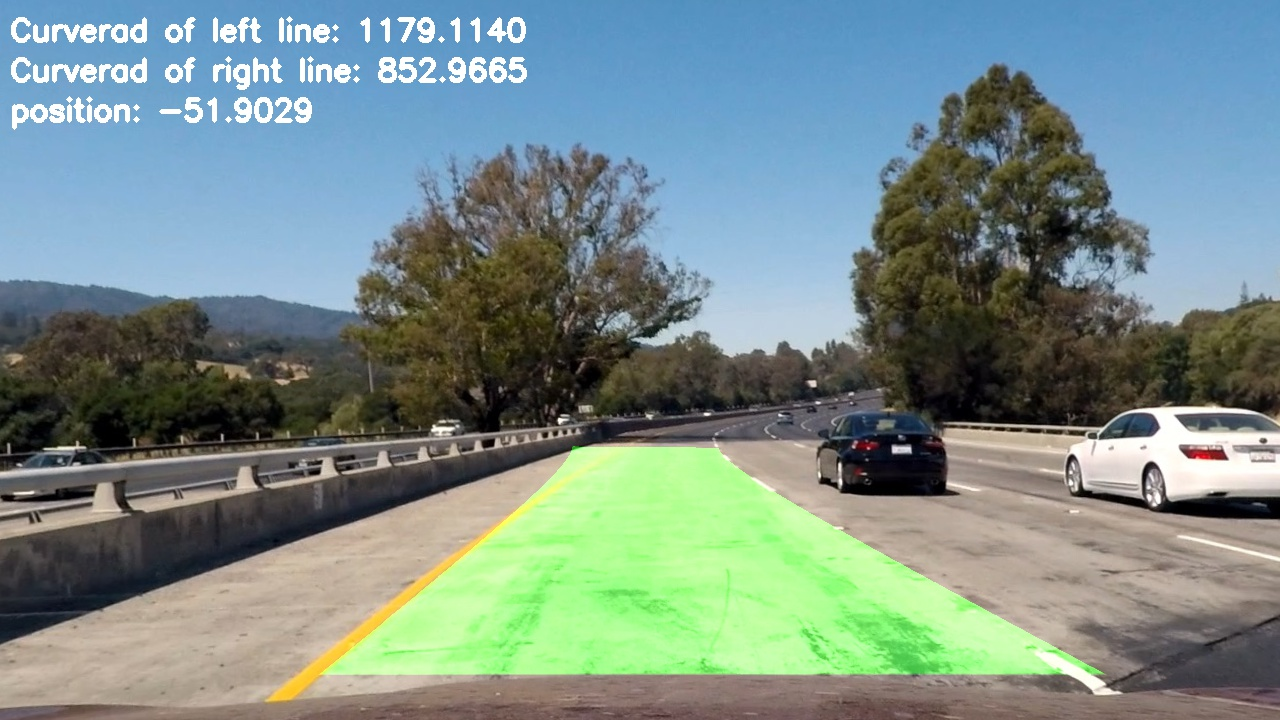
#> input picture output_images/test1.jpg, 1280 x 720 px, given as the content of the folder ./camera_cal, which was not available
$ jupyter execute --allow-errors single_image_demo.ipynb   (shell and % lines are left out)   (older library calls are emulated)
#> lines starting #> are read from the running program, lines starting #| are printed output that depends on the picture; pictures that were not available may be replaced by others from this repository, and a replacement may not be noted
[cell 1]
import numpy as np
import cv2
import matplotlib.pyplot as plt
import os
import glob
import pdb
from collections import deque

[cell 2]
# helper functions

[cell 3]
# [17 lines left out: functions bottomHistogram, getTwoPeaks, getWindow, not called in this run]

[cell 4]
# [4 lines left out: function thresh2Binary, not called in this run]

def scaledThresh2Binary(inp, thresh_min, thresh_max):
    scaled = np.uint8(inp / np.max(inp) * 255)
    return thresh2Binary(scaled, thresh_min, thresh_max)

# [45 lines left out: functions abs_sobel_thresh, mag_thresh, dir_thresh, hls_thresh, combineBinary, not called in this run]

[cell 5]
class LaneTracer:
    def __init__(self):
        self.reset()

    def reset(self):
        self.left_line_coef = None
        self.right_line_coef = None

    # [136 lines left out: functions getLanePointsGivenLine, getLanePointsGivenCenter, process2Binary, getLanePointsByHist, getLeftFitLinePoints, getRightFitLinePoints and 3 more, not called in this run]

[cell 6]
class AdvancedLaneFinder:
    def __init__(self, chessboard_image_dir, nx=9, ny=6, src=None, dst=None):
        self.mtx, self.dist = self.calibrateCamera(chessboard_image_dir, nx, ny)
        self.M, self.Minv = self.getPerspectiveMatrix(src, dst)
        self.lane_tracer = LaneTracer()

    def resetLaneTracer(self):
        self.lane_tracer.reset()

    def calibrateCamera(self, chessboard_image_dir, nx, ny):
#> called with chessboard_image_dir = './camera_cal', nx = 9, ny = 6
        image_points = []
        object_points = []
        mapped_corners = np.zeros([nx * ny, 3], np.float32)
        mapped_corners[:,:2] = np.mgrid[:nx, :ny].T.reshape([-1, 2])

        chessboard_image_paths = glob.glob(os.path.join(chessboard_image_dir, "*"))
        for chessboard_image_path in chessboard_image_paths:
            chessboard_image = cv2.imread(chessboard_image_path)
#> chessboard_image is the input picture: shape (720, 1280, 3); mean B, G, R 136.9, 141.3, 121.5
            gray_chessboard_image = cv2.cvtColor(chessboard_image, cv2.COLOR_BGR2GRAY)
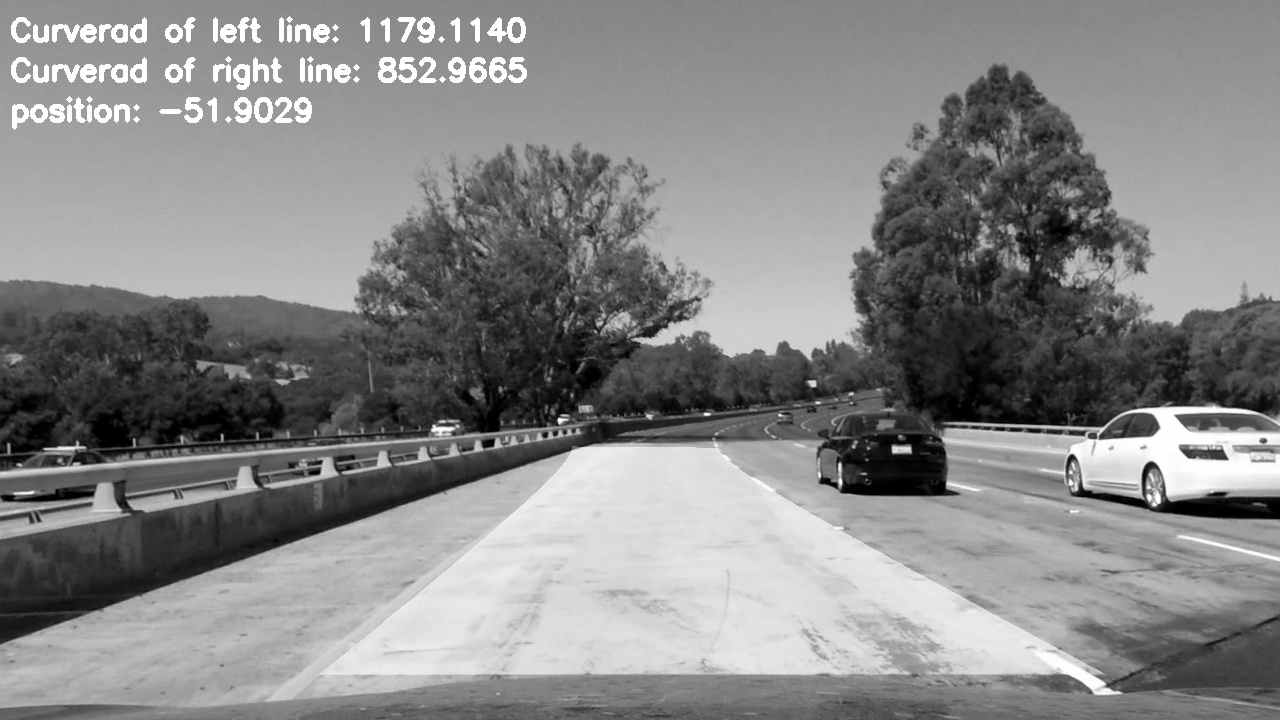
#> gray_chessboard_image: shape (720, 1280); min 0, max 255, mean 134.9
            ret, corners = cv2.findChessboardCorners(gray_chessboard_image, (nx, ny), None)
#> ret = False; corners = None
            if ret:
                object_points.append(mapped_corners)
                image_points.append(corners)

        ret, mtx, dist, rvecs, tvecs = cv2.calibrateCamera(object_points, image_points, chessboard_image.shape[1::-1], None, None)
        return mtx, dist

    # [7 lines left out: function getPerspectiveMatrix, not called in this run]

    def drawLaneVideo(self, video_path):
        pass

    # [39 lines left out: function drawLaneImage, not called in this run]


$ run again, on output_images/test3.jpg
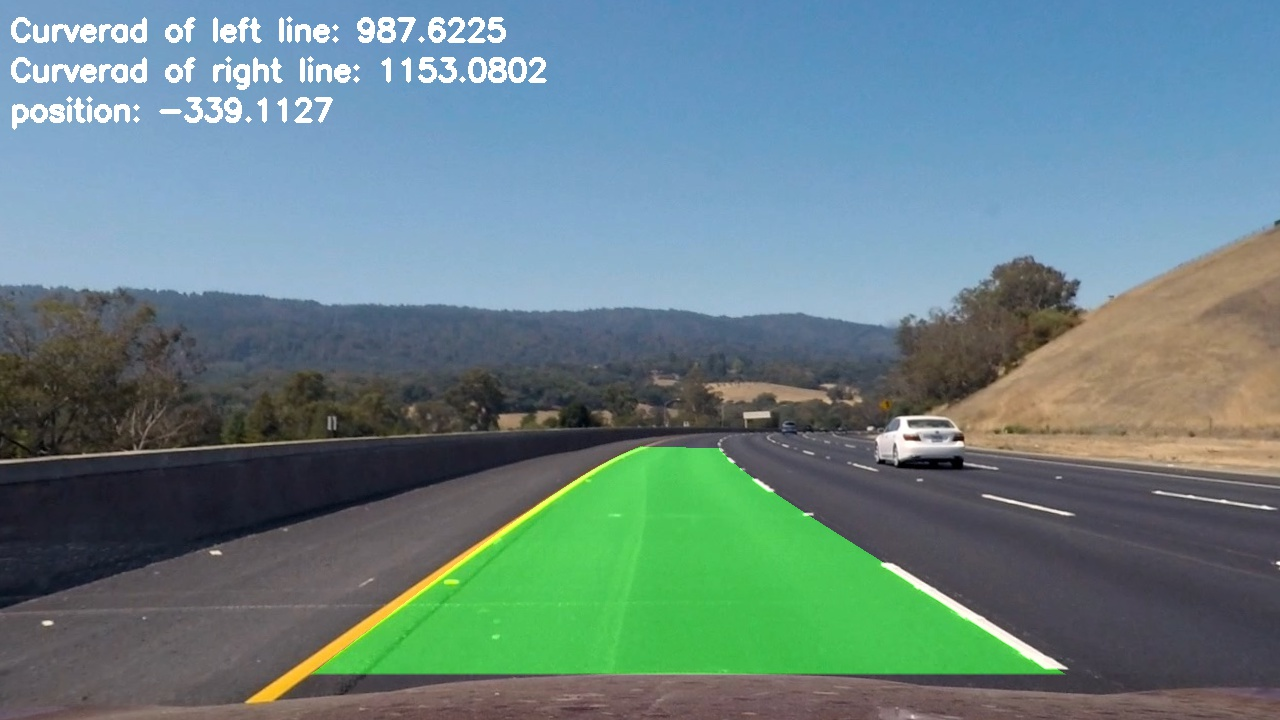
#> input picture output_images/test3.jpg, 1280 x 720 px, given as the content of the folder ./camera_cal, which was not available
#> in calibrateCamera, chessboard_image is the input picture: shape (720, 1280, 3); mean B, G, R 131.9, 130.4, 103.6
#> in calibrateCamera, `gray_chessboard_image = cv2.cvtColor(chessboard_image, cv2.COLOR_BGR2G..`:
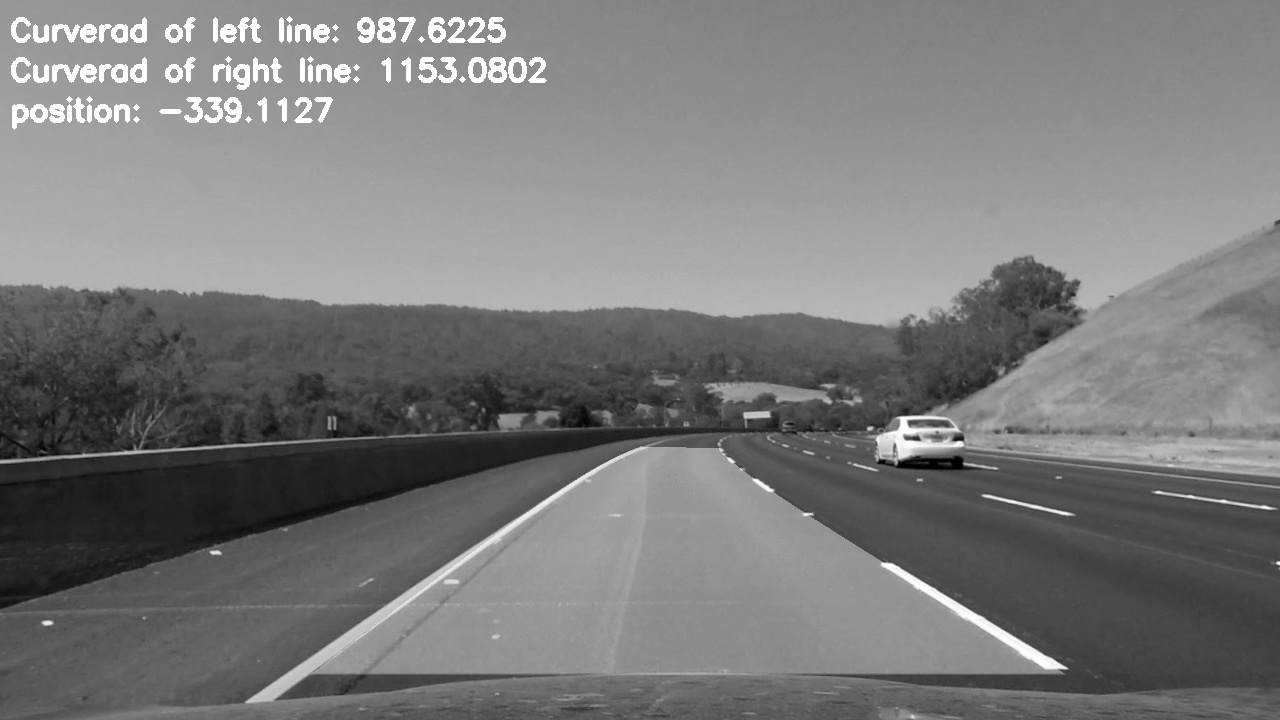
#> gray_chessboard_image: shape (720, 1280); min 0, max 255, mean 122.5
#> ret = False; corners = None

$ run again, on output_images/test4.jpg
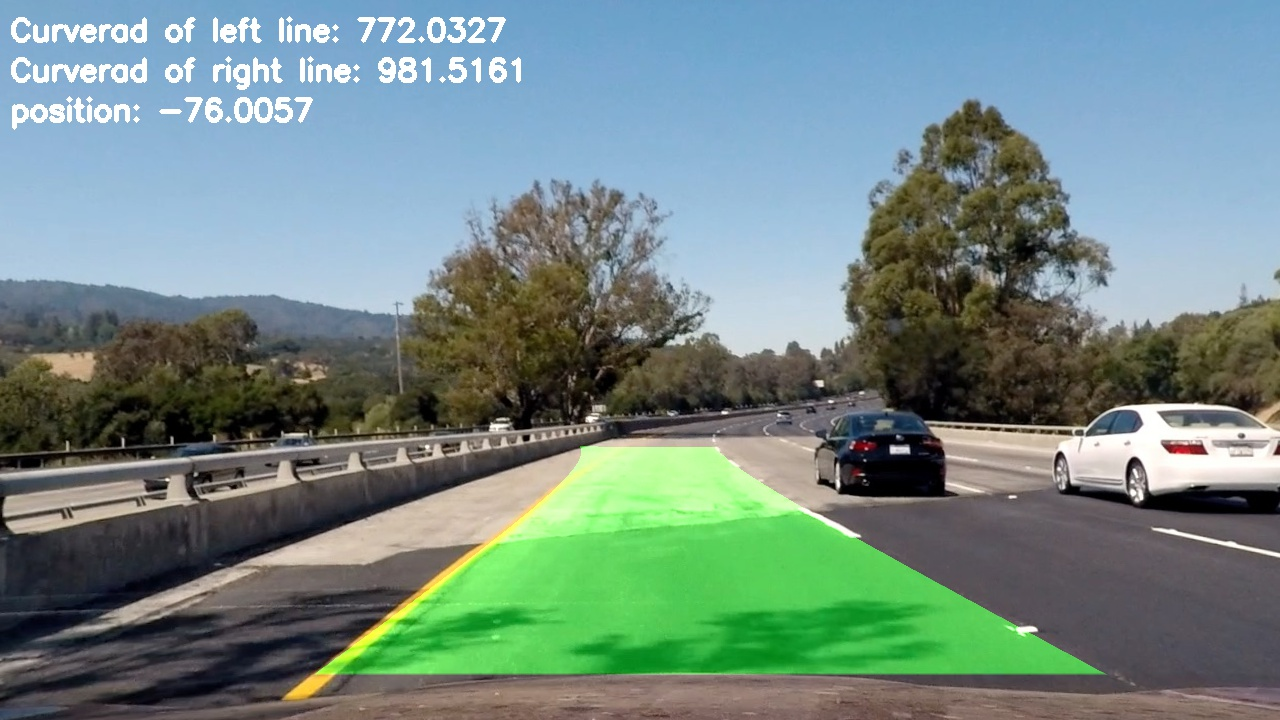
#> input picture output_images/test4.jpg, 1280 x 720 px, given as the content of the folder ./camera_cal, which was not available
#> in calibrateCamera, chessboard_image is the input picture: shape (720, 1280, 3); mean B, G, R 131.6, 137.1, 114.6
#> in calibrateCamera, `gray_chessboard_image = cv2.cvtColor(chessboard_image, cv2.COLOR_BGR2G..`:
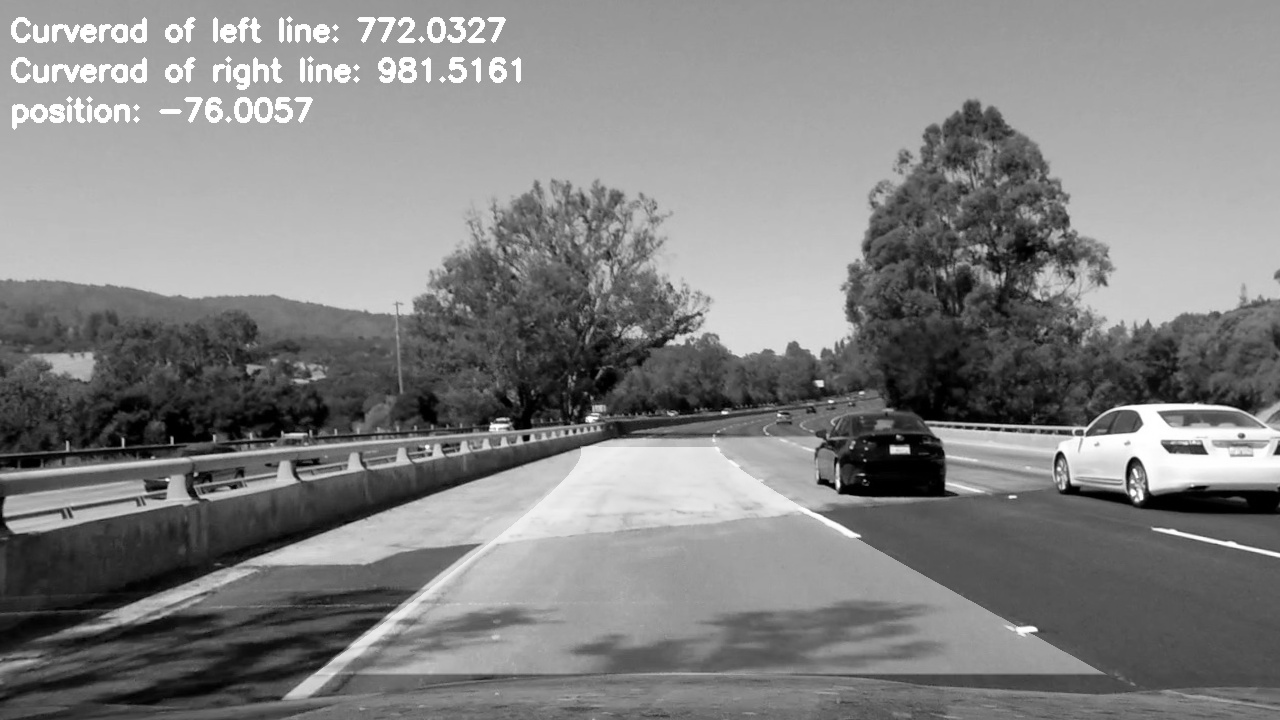
#> gray_chessboard_image: shape (720, 1280); min 0, max 255, mean 129.7
#> ret = False; corners = None
